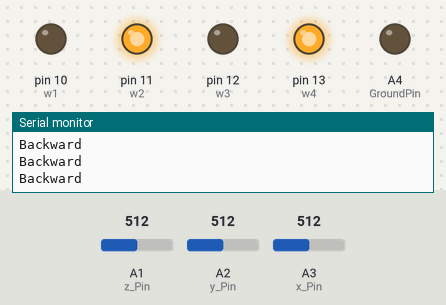
Bench run of a sketch on a simulated Arduino Uno, built with avr-gcc and run on an emulated ATmega328P. Parts: output pins drawn as LEDs (lit = HIGH), the last lines printed to the serial monitor. Inputs (shaded band) come from the test bench; at power-on: A3 (x_Pin) = 512, A1 (z_Pin) = 512, A2 (y_Pin) = 512. Pins used as bus, display or sensor lines are not drawn.

Above: at 1.2 s.
1.3 s: A3 (x_Pin) set to 122
At 1.7 s:
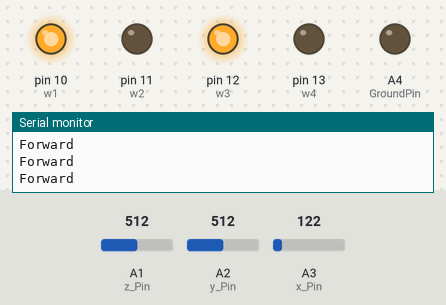
2.8 s: A3 (x_Pin) set to 306
At 4.1 s:
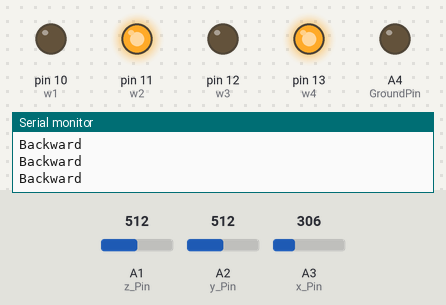
Timing chart, 0 to 5.8 s (numbered marks = the images above; inputs shaded):
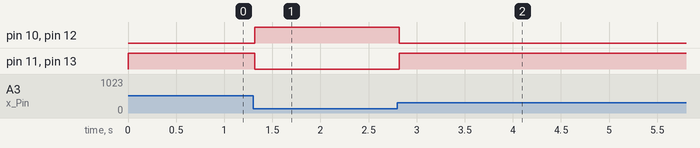

The sketch:

sketch_sep10a.ino
```cpp
#define forward_val 200       // Change this value to change senstivity for forward direction
#define backward_val 200      // Change this value to change senstivity for backward direction
#define left_val 200          // Change this value to change senstivity for left direction
#define right_val 200         // Change this value to change senstivity for right direction

int GroundPin = A4; //Set Analog pin 4 as GND
int VCCPin = A5; //Set Analog pin 5 as VCC
int x_Pin   = A3; //X axis input
int y_Pin   = A2; //Y axis input
int z_Pin   = A1; //Z axis input(not used)


//Output pins to be connected to 10, 11, 12, 13 of Decoder IC
int w1=10,w2=11,w3=12,w4=13;


//Variabes for storing x,y,z coordinates
long x;
long y;
long z;


void setup()
{
  Serial.begin(9600);
  pinMode(w1,OUTPUT);
  pinMode(w2,OUTPUT);
  pinMode(w3,OUTPUT);
  pinMode(w4,OUTPUT);
  pinMode(GroundPin, OUTPUT);
  pinMode(VCCPin, OUTPUT);
  digitalWrite(GroundPin, LOW); //Set A4 pin LOW
  digitalWrite(VCCPin, HIGH); //Set A5 pin HIGH
}


void loop()
{
   //Reading x,y,z coordinates
  x = analogRead(x_Pin); //Reading x,y,z coordinates
  y = analogRead(y_Pin);
  z = analogRead(z_Pin);

   // Change the value for adjusting sensitivity
    if(x<forward_val)
      forward();
    else if(x>backward_val)
      backward();
    else if(y>right_val)
      right();
    else if(y<left_val)
      left();
    else
      stop_();
}


void stop_()
{
  Serial.println("");
  Serial.println("STOP");
  digitalWrite(w1,LOW);
  digitalWrite(w2,LOW);
  digitalWrite(w3,LOW);
  digitalWrite(w4,LOW);
}


void forward()
{
  Serial.println("");
  Serial.println("Forward");
  digitalWrite(w1,HIGH);
  digitalWrite(w2,LOW);
  digitalWrite(w3,HIGH);
  digitalWrite(w4,LOW);
}


void backward()
{
  Serial.println("");
  Serial.println("Backward");
  digitalWrite(w1,LOW);
  digitalWrite(w2,HIGH);
  digitalWrite(w3,LOW);
  digitalWrite(w4,HIGH);
}


void left()
{
  Serial.println("");
  Serial.println("Left");
  digitalWrite(w1,LOW);
  digitalWrite(w2,HIGH);
  digitalWrite(w3,HIGH);
  digitalWrite(w4,LOW);
}


void right()
{
  Serial.println("");
  Serial.println("Right");
  digitalWrite(w1,HIGH);
  digitalWrite(w2,LOW);
  digitalWrite(w3,LOW);
  digitalWrite(w4,HIGH);
}
```

Measured:
- after the input at 1.3 s, pin 10 (w1), pin 12 (w3): LOW → HIGH at once; pin 11 (w2), pin 13 (w4): HIGH → LOW at once
- after the input at 2.8 s, pin 10 (w1), pin 12 (w3): HIGH → LOW at once; pin 11 (w2), pin 13 (w4): LOW → HIGH at once
